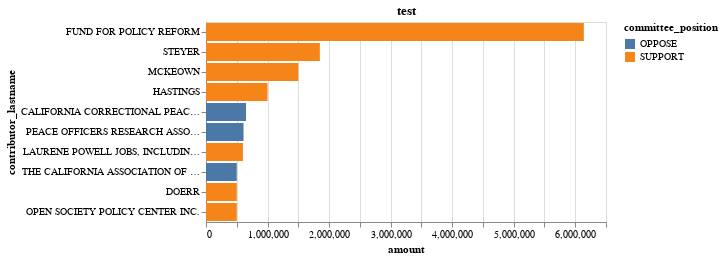

The notebook cell saved with this chart:
### Code cell
alt.Chart(topten64).mark_bar().encode(y=alt.Y("contributor_lastname", sort="-x"), x="amount", color="committee_position").properties(title="test")

### Figure 1 — Vega-Lite specification as saved in the notebook (floating-point values rounded to 4 significant figures)
{"config": {"view": {"continuousWidth": 400, "continuousHeight": 300}}, "data": {"name": "data-e0e19d6c89b1be5fabe8194ede42993c"}, "mark": "bar", "encoding": {"color": {"type": "nominal", "field": "committee_position"}, "x": {"type": "quantitative", "field": "amount"}, "y": {"type": "nominal", "field": "contributor_lastname", "sort": "-x"}}, "title": "test", "$schema": "https://vega.github.io/schema/vega-lite/v4.8.1.json", "datasets": {"data-e0e19d6c89b1be5fabe8194ede42993c": [{"contributor_state": "DE", "contributor_lastname": "FUND FOR POLICY REFORM", "committee_position": "SUPPORT", "amount": 6140000.0}, {"contributor_state": "CA", "contributor_lastname": "STEYER", "committee_position": "SUPPORT", "amount": 1850000.0}, {"contributor_state": "CA", "contributor_lastname": "MCKEOWN", "committee_position": "SUPPORT", "amount": 1500000.0}, {"contributor_state": "CA", "contributor_lastname": "HASTINGS", "committee_position": "SUPPORT", "amount": 1000000.0}, {"contributor_state": "CA", "contributor_lastname": "CALIFORNIA CORRECTIONAL PEACE OFFICERS ASSOCIATION TRUTH IN AMERICAN GOVERNMENT FUND", "committee_position": "OPPOSE", "amount": 650000.0}, {"contributor_state": "CA", "contributor_lastname": "PEACE OFFICERS RESEARCH ASSOCIATION OF CALIFORNIA POLITICAL ISSUES COMMITTEE (PORAC PIC)", "committee_position": "OPPOSE", "amount": 610000.0}, {"contributor_state": "CA", "contributor_lastname": "LAURENE POWELL JOBS, INCLUDING EMERSON COLLECTIVE, LLC", "committee_position": "SUPPORT", "amount": 600000.0}, {"contributor_state": "CA", "contributor_lastname": "THE CALIFORNIA ASSOCIATION OF HIGHWAY PATROLMEN", "committee_position": "OPPOSE", "amount": 500000.0}, {"contributor_state": "CA", "contributor_lastname": "DOERR", "committee_position": "SUPPORT", "amount": 500000.0}, {"contributor_state": "DC", "contributor_lastname": "OPEN SOCIETY POLICY CENTER INC.", "committee_position": "SUPPORT", "amount": 500000.0}]}}
